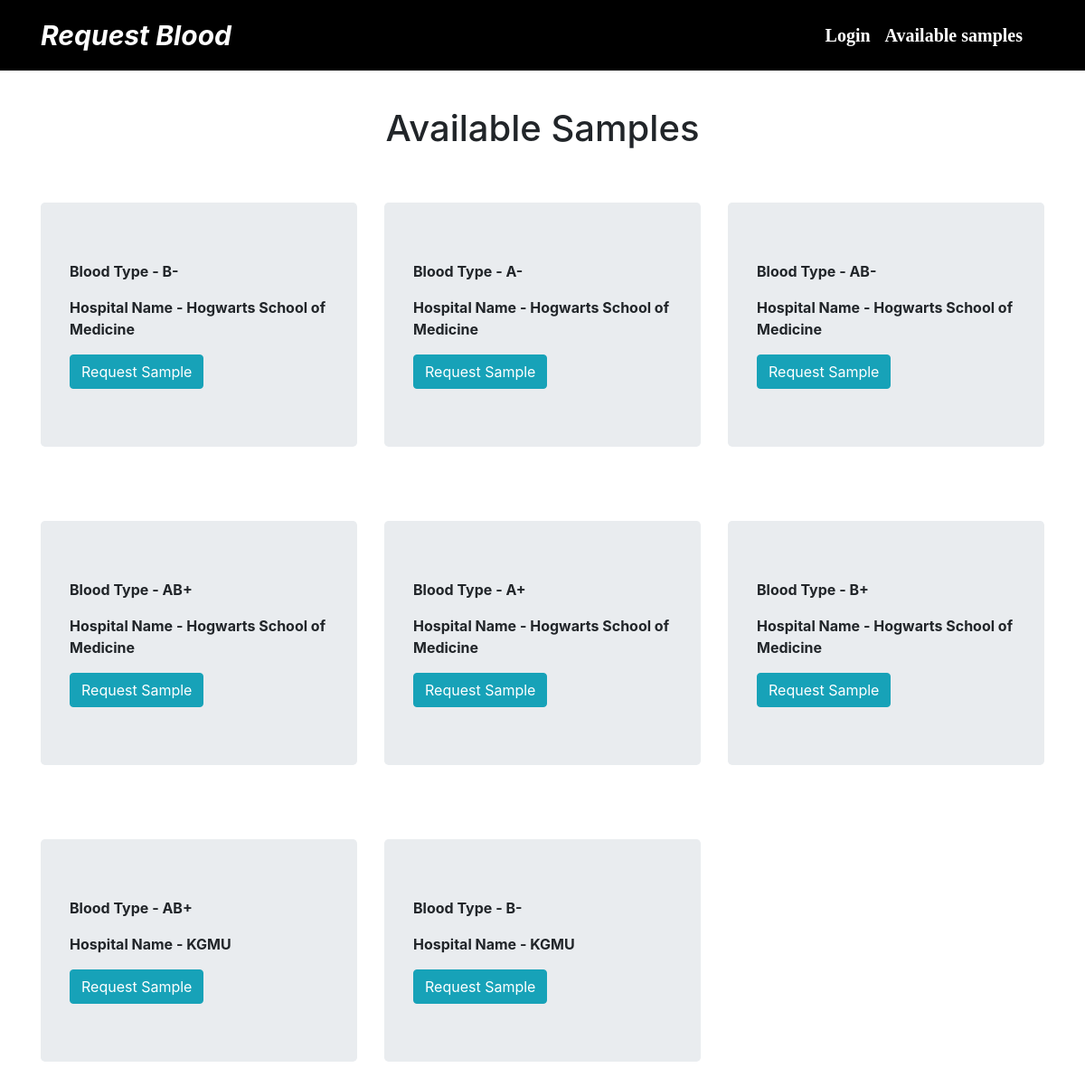
/requestsample.php, run on the app's committed database.
### tables this page shows
CREATE TABLE `sample` (
  `sample_id` int(11) NOT NULL,
  `hospitalid` int(11) NOT NULL,
  `availablesample` varchar(255) NOT NULL
);

CREATE TABLE `users` (
  `id` int(11) NOT NULL,
  `name` varchar(255) NOT NULL,
  `emailid` varchar(255) NOT NULL,
  `phone` varchar(255) NOT NULL,
  `usertype` varchar(255) NOT NULL,
  `password` varchar(255) NOT NULL,
  `bloodgroup` varchar(255) NOT NULL
);

### dbfunctions/config.php (called while the page is built, shortened)
<?php
$conn  = mysqli_connect("localhost","bloodsample","Akansha165#","bloodsample");
require_once 'helperfunction.php';
require_once 'common.php';
?>

### dbfunctions/helperfunction.php (the view, shortened to what this page needs)
<?php
function query($sql){
    global $conn;
    return mysqli_query($conn, $sql);
}
 function fetch_array($send_query){
     return mysqli_fetch_array($send_query);
 }
function display_availablesamples()
{
    $query=query("SELECT a.*, b.* FROM sample a, users b WHERE a.hospitalid = b.id");
    while($row = fetch_array($query))
     {
         $displaysamples= <<<DELIMETER
        <div class="col-lg-4" style="margin-top:50px">
              <div class="jumbotron">
                <p><b>Blood Type - {$row['availablesample']}</b></p>
                <p><b>Hospital Name - {$row['name']}</b></p>
DELIMETER;
if(isset($_SESSION['id']))
{
    $displayhiddeninputs = <<<DELIMETER
    <form action="" method="post">
    <input type="hidden" name="hospitalid" value={$row['id']}>
    <input type="hidden" name="userid" value={$_SESSION['id']}>
    <input type="hidden" name="sampleid" value={$row['sample_id']}>
    <input class="form-control" type="submit" class="btn btn-info" name="requestsample" value="Request Sample" style="background-color: #17a2b8; color:white;">
    </div>
    </div>
    DELIMETER;
}
else{
    $displayhiddeninputs = <<<DELIMETER
    <a href="./user-login.php" class="btn btn-info" style="background-color: #17a2b8; color:white;">Request Sample</a>
    </div>
    </div>
    DELIMETER;
}
          echo $displaysamples;
          echo $displayhiddeninputs;
     }
}

### dbfunctions/common.php (shortened to what this page needs)
<link rel="stylesheet" href="https://stackpath.bootstrapcdn.com/bootstrap/4.5.0/css/bootstrap.min.css">

### header.php (shortened to what this page needs)
<?php require './dbfunctions/config.php'; ?>
<header id="hdesign">
  <nav class="navbar navbar-default navbar-fixed-top navbar-expand-lg navbar-dark" style="color: white; background-color:black; ">
    <div class="container">
      <a class="navbar-brand" href="./index.php" style="font-weight: 700; font-size:30px;"><i>Request Blood</i></a>
      <div class="collapse navbar-collapse justify-content-end" id="navbarNavDropdown" style="font-family: 'unbuntu'; font-size: 20px;">
        <ul class="navbar navbar-nav end">
          <li class="nav-item">
            <a class="nav-link" href="./user-login.php" style="color: white;"><b>Login</b></a>
          </li>
          <li class="nav-item">
            <a class="nav-link" href="./requestsample.php" style="color: white;"><b>Available samples</b></a>
          </li>
        </ul>
      </div>
    </div>
  </nav>
</header>

### requestsample.php (shortened to what this page needs)
<?php require './dbfunctions/config.php';
if($_SESSION['usertype'] == "user")
{
    require_once './userheader.php';
}
else
{
    require_once './header.php';
}
if($_SESSION['usertype'] == "hospital")
{
        set_message("No access");
        $location = "./addsamples.php";
        redirect($location);
}
else
{
?>
<!DOCTYPE html>
<html lang="en">
<head>
</head>
<body>
<div class="container" style="margin-top: 40px;">
    <center>
        <h1>Available Samples</h1>
    </center>
        <div class="row">
        <?php display_availablesamples(); ?>
        </div>
    </div>
</body>
</html>
<?php
}
?>

### data on the page
sample: availablesample "B-", users.name "Hogwarts School of Medicine"
sample: availablesample "A-", users.name "Hogwarts School of Medicine"
sample: availablesample "AB-", users.name "Hogwarts School of Medicine"
sample: availablesample "AB+", users.name "Hogwarts School of Medicine"
sample: availablesample "A+", users.name "Hogwarts School of Medicine"
sample: availablesample "B+", users.name "Hogwarts School of Medicine"
sample: availablesample "AB+", users.name "KGMU"
sample: availablesample "B-", users.name "KGMU"
